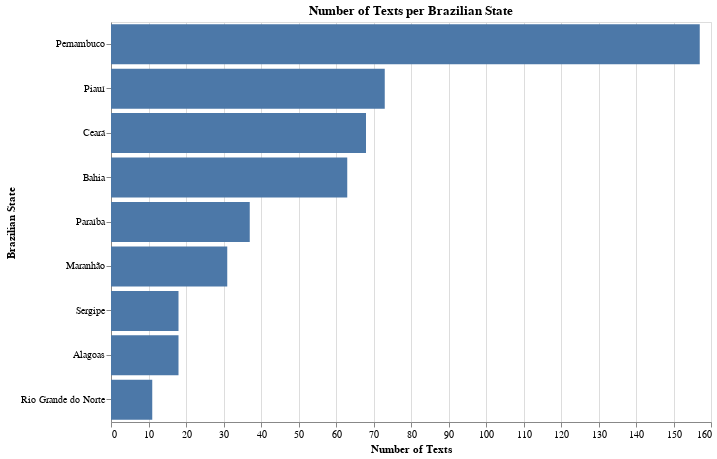

The notebook cell saved with this chart:
### Markdown cell above
## 2. Exploring data per state

### Code cell
state_counts = final_df['brazilian_state'].value_counts().reset_index()
state_counts.columns = ['Brazilian State', 'Count']

chart = alt.Chart(state_counts).mark_bar().encode(
    y=alt.Y('Brazilian State:N', sort='-x', title='Brazilian State'),
    x=alt.X('Count:Q', title='Number of Texts'),
    tooltip=['Brazilian State:N', 'Count:Q']
).properties(
    title='Number of Texts per Brazilian State',
    width=600,
    height=400
)

chart.show()

### Figure 1 — Vega-Lite specification as saved in the notebook (floating-point values rounded to 4 significant figures)
{"config": {"view": {"continuousWidth": 300, "continuousHeight": 300}}, "data": {"name": "data-fdba61a4789641e43a3c519aacf564dd"}, "mark": {"type": "bar"}, "encoding": {"tooltip": [{"field": "Brazilian State", "type": "nominal"}, {"field": "Count", "type": "quantitative"}], "x": {"field": "Count", "title": "Number of Texts", "type": "quantitative"}, "y": {"field": "Brazilian State", "sort": "-x", "title": "Brazilian State", "type": "nominal"}}, "height": 400, "title": "Number of Texts per Brazilian State", "width": 600, "$schema": "https://vega.github.io/schema/vega-lite/v5.20.1.json", "datasets": {"data-fdba61a4789641e43a3c519aacf564dd": [{"Brazilian State": "Pernambuco", "Count": 157}, {"Brazilian State": "Piauí", "Count": 73}, {"Brazilian State": "Ceará", "Count": 68}, {"Brazilian State": "Bahia", "Count": 63}, {"Brazilian State": "Paraíba", "Count": 37}, {"Brazilian State": "Maranhão", "Count": 31}, {"Brazilian State": "Sergipe", "Count": 18}, {"Brazilian State": "Alagoas", "Count": 18}, {"Brazilian State": "Rio Grande do Norte", "Count": 11}]}}
